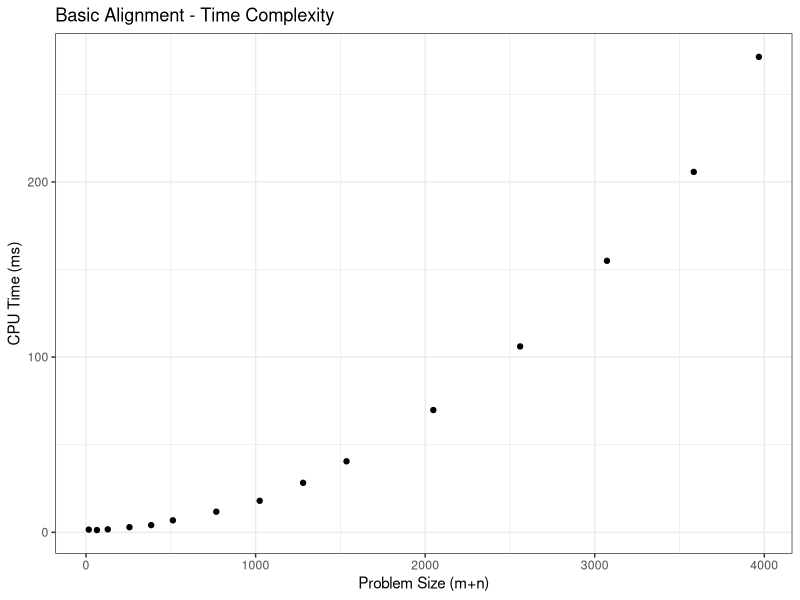
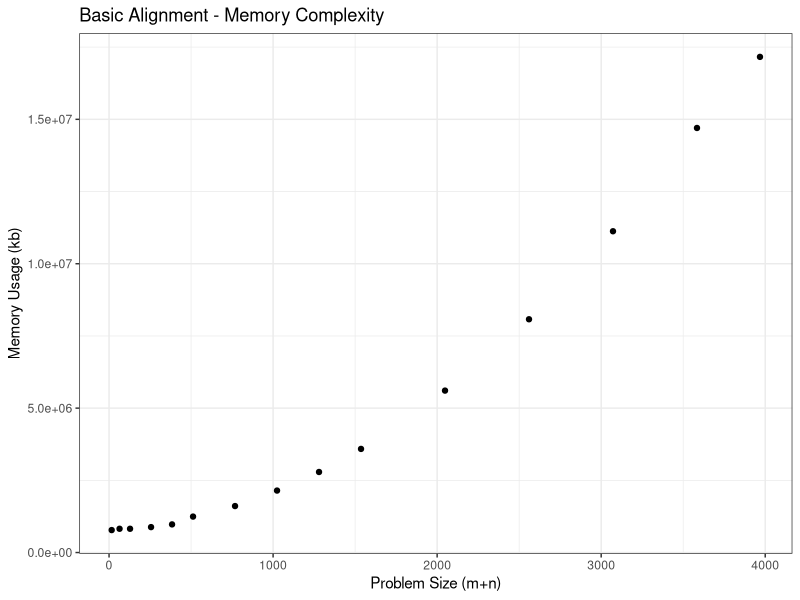
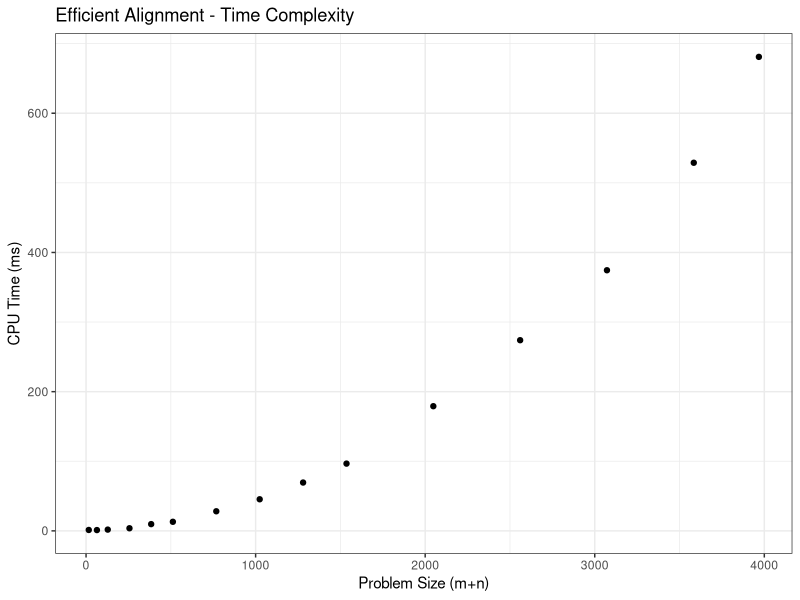
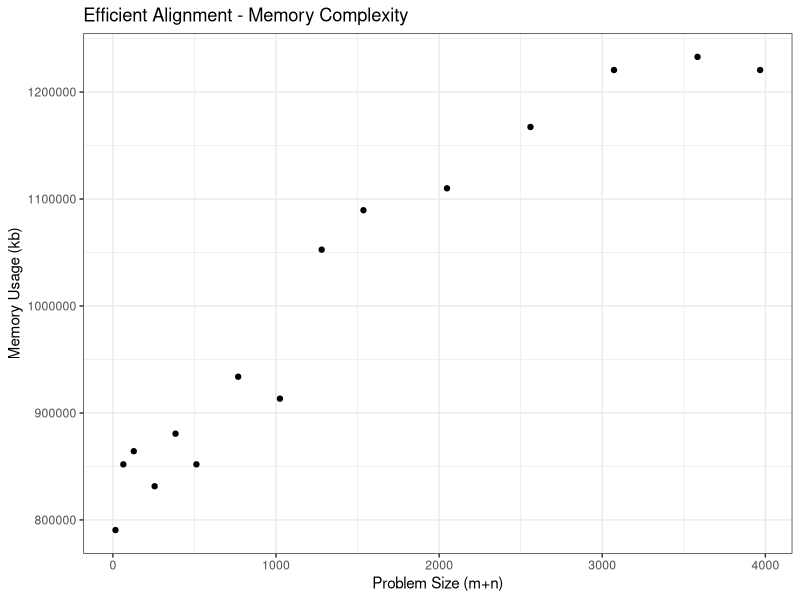
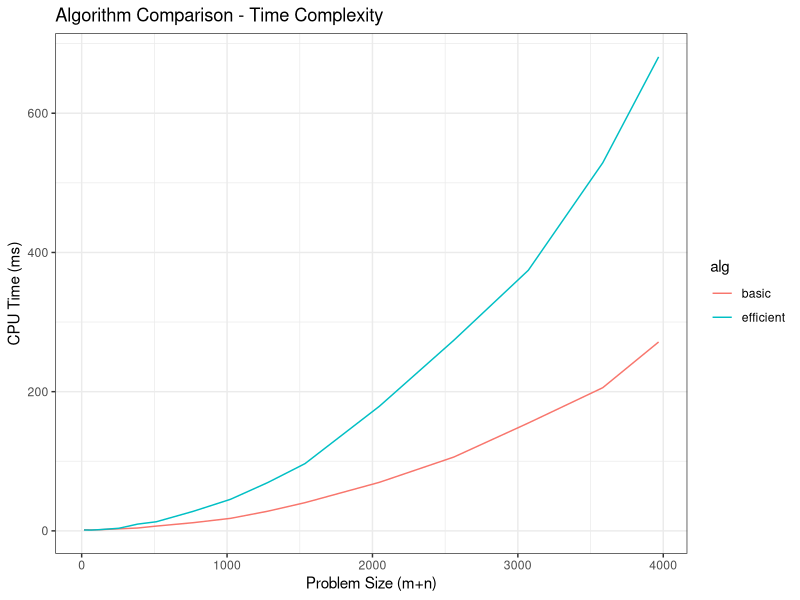
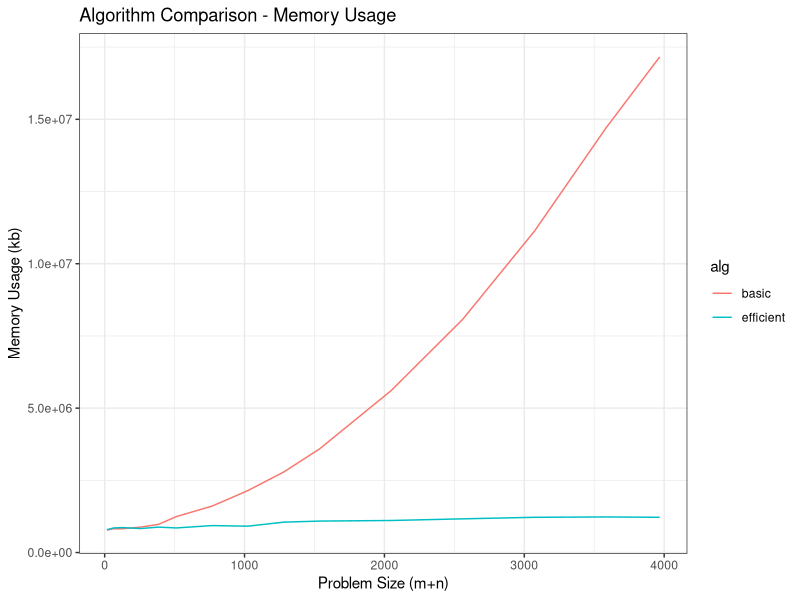
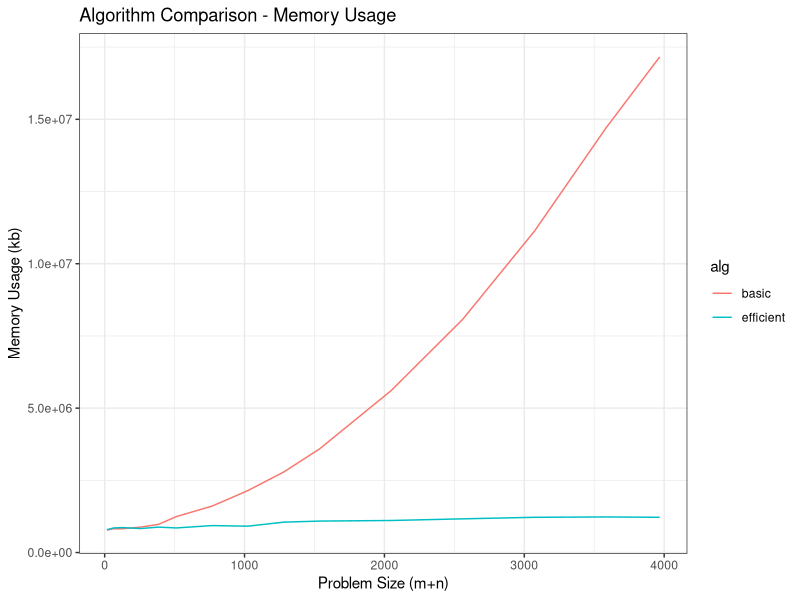
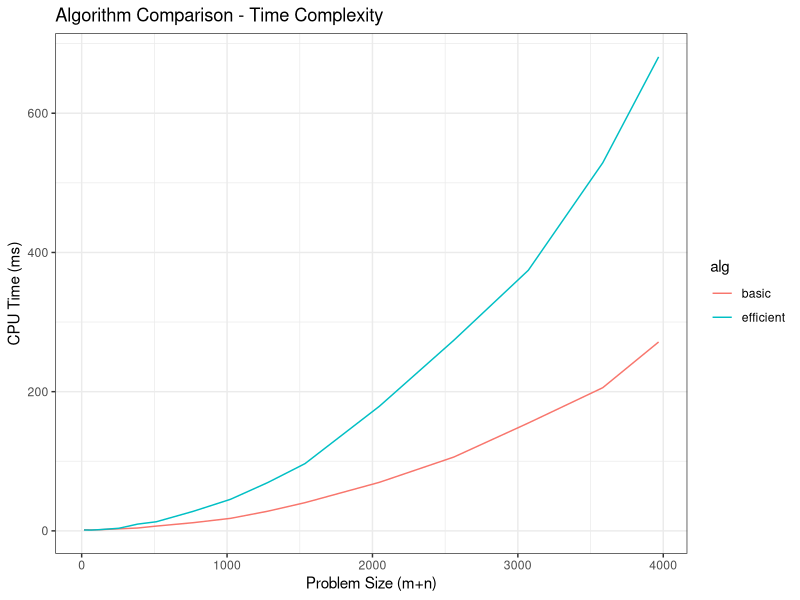

These figures' R source, in order:
## ---- chunk 1
knitr::opts_knit$set(root.dir="~/Desktop/School/S2/CSCI570/Project/datapoints")
library(knitr)
library(kableExtra)
library(ggplot2)
library(reshape2)
## ---- chunk 2
data <- read.csv("datapoints2.csv", header=T, sep=",")
data$size = data$len*(2^(data$k))*2
basic <- data[data$alg=="basic",]
eff <- data[data$alg=="efficient",]
## ---- chunk 3
b_time <- ggplot(data=basic, aes(x=size, y=time))+
  geom_point()+
  theme_bw()+
  labs(x="Problem Size (m+n)", y="CPU Time (ms)", title="Basic Alignment - Time Complexity")
ggsave("basic_time.pdf", width=7, height=5)
b_time

b_mem <- ggplot(data=basic, aes(x=size, y=mem))+
  geom_point()+
  theme_bw()+
  labs(x="Problem Size (m+n)", y="Memory Usage (kb)", title="Basic Alignment - Memory Complexity")
ggsave("basic_mem.pdf", width=7, height=5)
b_mem
## ---- chunk 4
e_time <- ggplot(data=eff, aes(x=size, y=time))+
  geom_point()+
  theme_bw()+
  labs(x="Problem Size (m+n)", y="CPU Time (ms)", title="Efficient Alignment - Time Complexity")
ggsave("eff_time.pdf", width=7, height=5)
e_time

e_mem <- ggplot(data=eff, aes(x=size, y=mem))+
  geom_point()+
  theme_bw()+
  labs(x="Problem Size (m+n)", y="Memory Usage (kb)", title="Efficient Alignment - Memory Complexity")
ggsave("eff_mem.pdf", width=7, height=5)
e_mem
## ---- chunk 5
time <- ggplot(data=data, aes(x=size, y=time, color=alg))+
  geom_line()+
  theme_bw()+
  labs(x="Problem Size (m+n)", y="CPU Time (ms)", title="Algorithm Comparison - Time Complexity")
ggsave("time.pdf", width=7, height=5)
time

mem <- ggplot(data=data, aes(x=size, y=mem, color=alg))+
  geom_line()+
  theme_bw()+
  labs(x="Problem Size (m+n)", y="Memory Usage (kb)", title="Algorithm Comparison - Memory Usage")
ggsave("mem.pdf", width=7, height=5)
mem
## ---- chunk 6
datapoints <- basic[, c("size", "time", "mem")]
datapoints <- cbind(datapoints, eff[, c("time", "mem")])
colnames(datapoints) <- c("Problem Size (m+n)",
                          "CPU Time (ms) - Basic", "Memory Usage (kb) - Basic",
                          "CPU Time (ms) - Efficient", "Memory Usage (kb) - Efficient")
kable(datapoints, format="latex", align="ccccc") %>% kable_styling(latex_options="scale_down") %>% kable_styling(latex_options="HOLD_position")
## ---- chunk 7
mem
## ---- chunk 8
time
